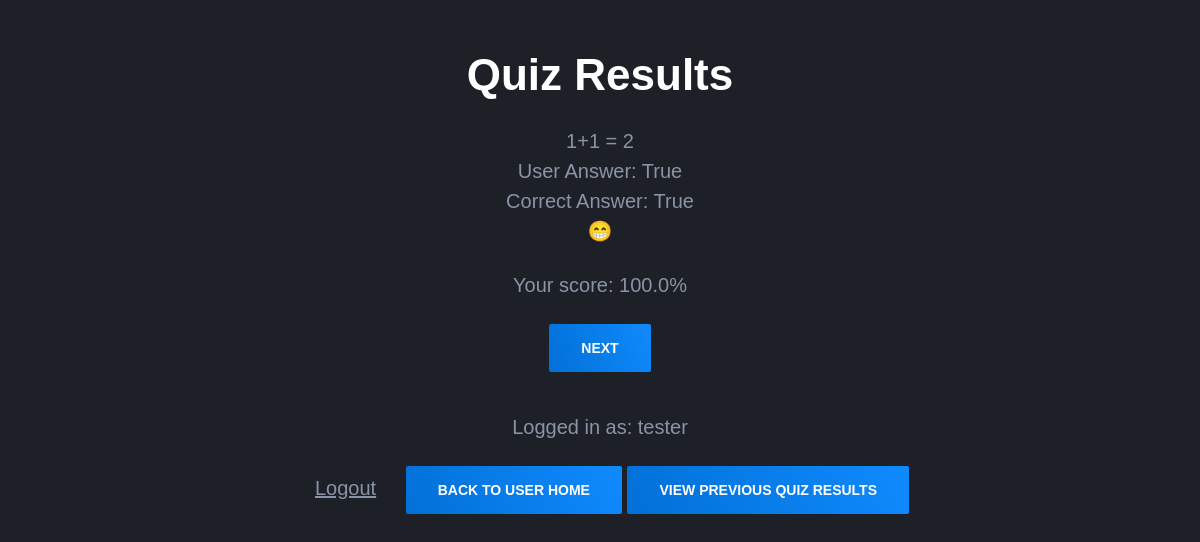
Page /quiz/results/6/6/ (signed in) on the earlier database version.
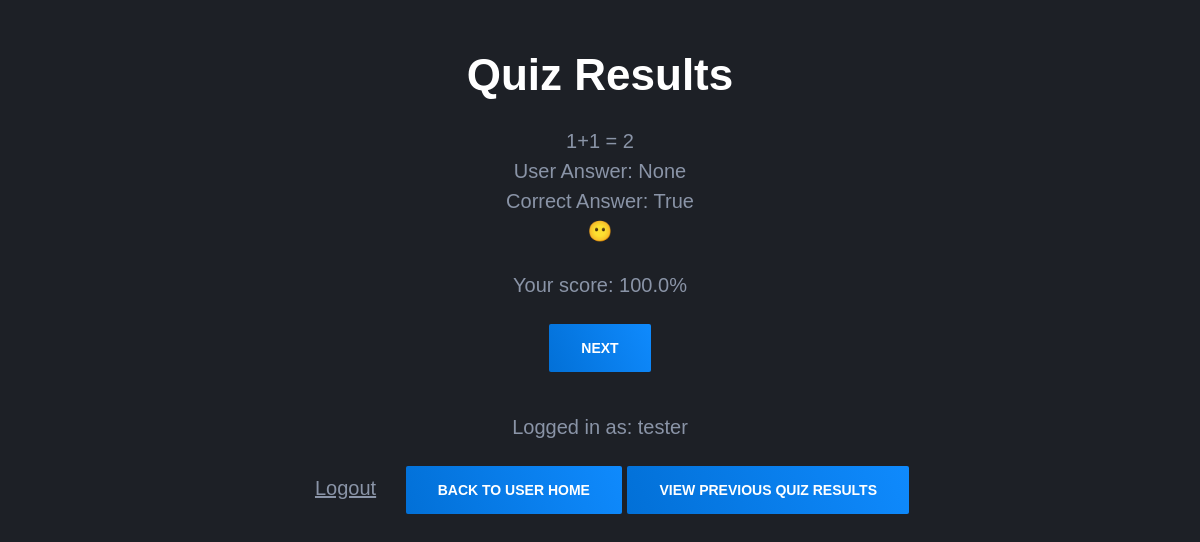
Same page on the later database version.
### quiz/models.py (models this page shows, shortened)
class UserAnswer(models.Model):
    user = models.ForeignKey(User, on_delete=models.CASCADE)
    question = models.ForeignKey(Question, on_delete=models.CASCADE)
    selected_answer = models.BooleanField(null=True)  # Allow NULL values
    is_correct = models.BooleanField()

### quiz/views.py (the view)
# urls.py: path('results/<int:score>/<int:total>/', views.results_view, name='results'),
@login_required
def results_view(request, score, total):
    questions = list(Question.objects.all())
    total_questions = len(questions)
    if 'current_result_index' not in request.session or request.method == 'GET':
        request.session['current_result_index'] = 0
    current_result_index = request.session['current_result_index']
    if request.method == 'POST':
        if 'next' in request.POST:
            current_result_index += 1
        elif 'previous' in request.POST and current_result_index > 0:
            current_result_index -= 1
        request.session['current_result_index'] = current_result_index
    current_question = questions[current_result_index]
    user_answers = {answer.question.id: answer for answer in UserAnswer.objects.filter(user=request.user)}
    score_percentage = round((score / total) * 100, 2)
    is_last_result = current_result_index == total_questions - 1
    is_first_result = current_result_index == 0
    return render(request, 'quiz/results.html', {
        'current_question': current_question,
        'current_result_index': current_result_index,
        'total_questions': total_questions,
        'score_percentage': score_percentage,
        'user_answers': user_answers,
        'is_last_result': is_last_result,
        'is_first_result': is_first_result
    })

### quiz/templatetags/quiz_extras.py (called while the page is built)
@register.filter
def get_item(dictionary, key):
    return dictionary.get(key)

### quiz/templates/quiz/results.html (shortened to what this page needs)
{% load quiz_extras %}
<!DOCTYPE html>
<html lang="en">
<head>
    {% load static %}
    <link rel="stylesheet" href="{% static 'homepage/css/style.css' %}">
</head>
<body class="body-wrap">
    <div class="container text-center">
        <h1>Quiz Results</h1>
        <div class="results-container mt-24">
            <p>
                {{ current_question.text }}
                <br>
                {% with user_answer=user_answers|get_item:current_question.id %}
                    <span>User Answer: </span>
                    {% if user_answer.selected_answer is None %}
                        <span>None</span>
                    {% else %}
                        <span>{{ user_answer.selected_answer }}</span>
                    {% endif %}
                    <br>
                    <span>Correct Answer: </span>
                    {% if current_question.is_true %}
                        <span>True</span>
                    {% else %}
                        <span>False</span>
                    {% endif %}
                    <br>
                    {% if user_answer.selected_answer is None %}
                        <span>😶</span>
                    {% elif user_answer.selected_answer == current_question.is_true %}
                        <span>😁</span>
                    {% else %}
                        <span>😭</span>
                    {% endif %}
                {% endwith %}
            </p>
            <p class="mt-24">Your score: {{ score_percentage }}%</p>
        </div>
        <form method="post">
            <div class="navigation-buttons mt-16">
                {% if not is_last_result %}
                    <button type="submit" name="next" class="button button-primary">Next</button>
                {% endif %}
            </div>
        </form>
        <footer class="mt-40">
            <div class="user-info">
                <p>Logged in as: {{ user.username }}</p>
                <a href="{% url 'quiz:logout' %}" class="button-sm">Logout</a>
                <a href="{% url 'quiz:user_home' %}" class="button button-primary">Back to User Home</a>
                <a href="{% url 'quiz:previous_results' %}" class="button button-primary">View Previous Quiz Results</a>
            </div>
        </footer>
    </div>
</body>
</html>

Differences in the rows shown:
removed UserAnswer: selected_answer "True"
Other differences:
text now shown: "None 😶"
